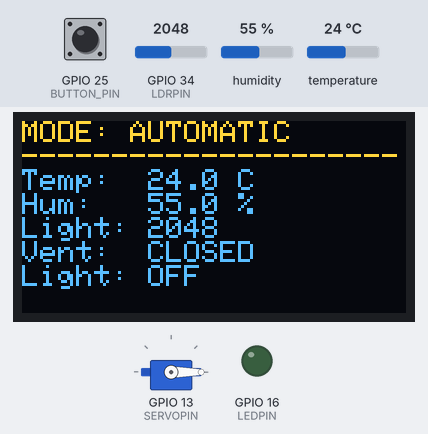
Simulated run of this sketch. Board: ESP32. Shown: servo, 128×64 one-colour display, output pins drawn as LEDs (lit = HIGH). The inputs (shaded band) are chosen by the test bench; at power-on: temperature 24 °C, GPIO 34 (LDRPIN) = 2048, GPIO 25 (BUTTON_PIN) HIGH, humidity 55 %. The OLED is the two-colour kind (top 16 rows yellow); what the sketch prints to the serial monitor is not drawn.

Above: at 3.2 s.
3.3 s: temperature set to 27.3 °C
At 5.4 s:
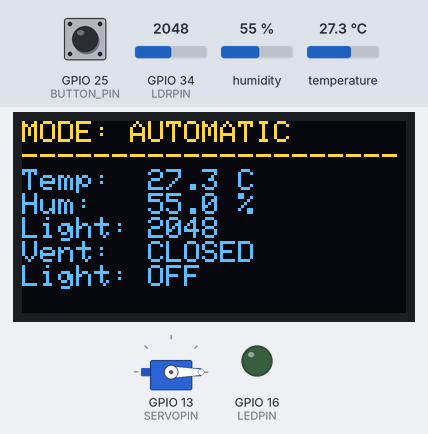
6.0 s: temperature set to 28.4 °C
At 7.5 s:
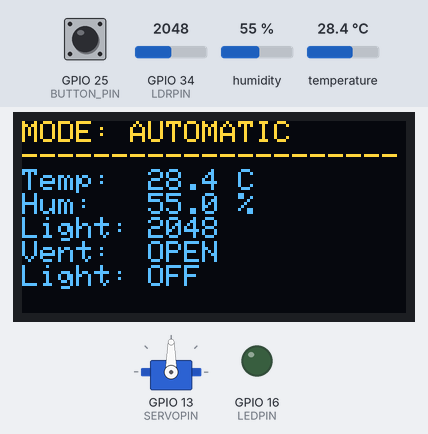
8.5 s: GPIO 34 (LDRPIN) set to 421
At 9.7 s:
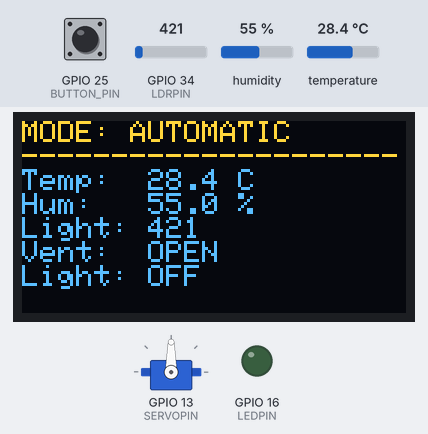
10.0 s: GPIO 34 (LDRPIN) set to 372
At 11.1 s:
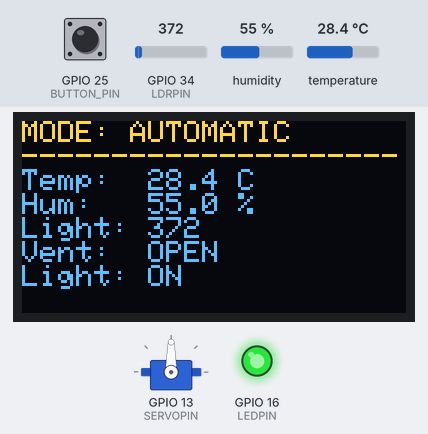
11.5 s: GPIO 25 (BUTTON_PIN) pulled LOW for 0.15 s
At 12.3 s:
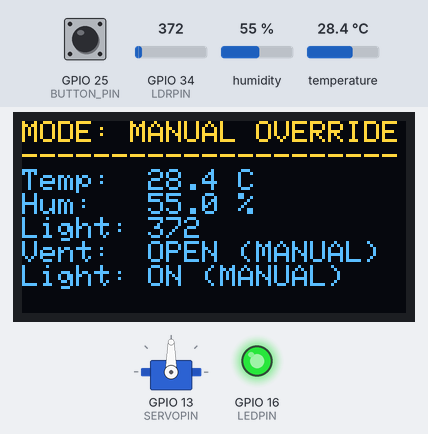
13.1 s: humidity set to 22 %
At 14.6 s:
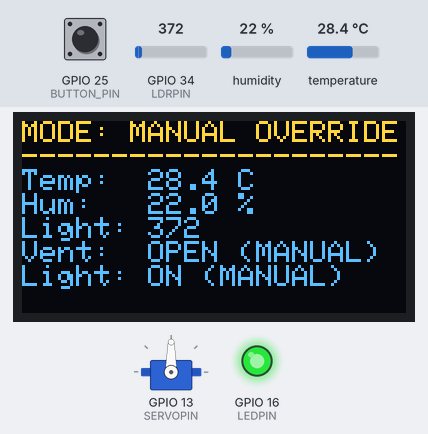
Timing chart, 0 to 16.1 s (numbered marks = the images above; inputs shaded):
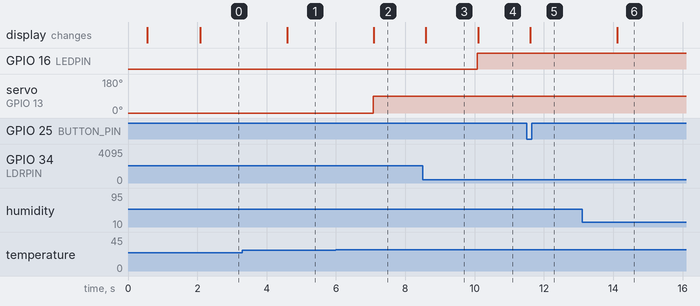

Measured:
- the behaviour switches between 28 and 28.1 °C on temperature (found by bisection; images 1 and 2)
- the behaviour switches between 400 and 399 on GPIO 34 (LDRPIN) (found by bisection; images 3 and 4)
- after the input at 3.3 s, the display: changes after 1.3 s (image 1)
- after the input at 6.0 s, servo on GPIO 13 (SERVOPIN): 0° → 90° after 1.1 s; the display: changes after 1.1 s (image 2)
- after the input at 8.5 s, the display: changes after 0.10 s (image 3)
- after the input at 10.0 s, GPIO 16 (LEDPIN): LOW → HIGH after 0.07 s; the display: changes after 0.10 s (image 4)
- after the input at 11.5 s, the display: changes after 0.10 s (image 5)
- after the input at 13.1 s, the display: changes after 1.0 s (image 6)

The sketch:

automated-greenhouse-nursery-system.ino
```cpp
#include <Wire.h>
#include <Adafruit_GFX.h>
#include <Adafruit_SSD1306.h>
#include <DHT.h>
#include <ESP32Servo.h>

// Screen Dimensions
#define SCREEN_WIDTH 128
#define SCREEN_HEIGHT 64
#define OLED_RESET    -1

// Initialize I2C SSD1306 Display
Adafruit_SSD1306 display(SCREEN_WIDTH, SCREEN_HEIGHT, &Wire, OLED_RESET);

// Hardware Pin Definitions
#define DHTPIN        4       // DHT22 Data
#define DHTTYPE       DHT22
#define LDRPIN        34      // LDR Analog Input
#define LEDPIN        16      // Grow Light LED
#define SERVOPIN      13      // Vent Servo Motor
#define BUTTON_PIN    25      // Override Button Pin

// Thresholds
#define TEMP_THRESHOLD  28.0  // Vent opens if Temp > 28.0°C
#define LIGHT_THRESHOLD 400  // Grow light turns ON if Light < 400

DHT dht(DHTPIN, DHTTYPE);
Servo ventServo;

// State Variables
bool manualMode = false;
bool lastButtonState = HIGH;
unsigned long lastDebounceTime = 0;
const unsigned long debounceDelay = 50;
unsigned long lastSensorReadTime = 0;

void setup() {
  Serial.begin(115200);
  delay(500);

  // Hardware I2C Pins (SDA = 21, SCL = 22)
  Wire.begin(21, 22);

  // Peripherals
  pinMode(LEDPIN, OUTPUT);
  pinMode(LDRPIN, INPUT);
  pinMode(BUTTON_PIN, INPUT_PULLUP); // Button reads LOW when pressed

  dht.begin();

  // Attach Servo with pulse width calibration specifically for SG90
  ESP32PWM::allocateTimer(0);
  ventServo.setPeriodHertz(50);          // Standard 50Hz PWM frequency
  ventServo.attach(SERVOPIN, 500, 2400); // 500us - 2400us range for SG90
  ventServo.write(0);                    // Initial position (Closed)

  // Initialize OLED
  if (!display.begin(SSD1306_SWITCHCAPVCC, 0x3C)) {
    if (!display.begin(SSD1306_SWITCHCAPVCC, 0x3D)) {
      Serial.println(F("OLED initialization failed!"));
    }
  }

  display.clearDisplay();
  display.setTextColor(SSD1306_WHITE);
  display.setTextSize(1);
  display.setCursor(0, 10);
  display.println(" Greenhouse Nursery System ");
  display.println(" Mode: AUTO ");
  display.display();
  delay(1500);
}

void loop() {
  // 1. Instant Button Check (Debounced)
  int reading = digitalRead(BUTTON_PIN);

  if (reading != lastButtonState) {
    lastDebounceTime = millis();
  }

  if ((millis() - lastDebounceTime) > debounceDelay) {
    static bool buttonState = HIGH;
    if (reading != buttonState) {
      buttonState = reading;

      // Button press detected (Transition from HIGH to LOW)
      if (buttonState == LOW) {
        manualMode = !manualMode; // Toggle mode
        Serial.println("====================================");
        Serial.print("MODE CHANGED TO: ");
        Serial.println(manualMode ? "MANUAL OVERRIDE" : "AUTOMATIC");
        Serial.println("====================================");
      }
    }
  }
  lastButtonState = reading;

  // 2. Control Logic & Display Update (Runs smoothly every 500ms)
  if (millis() - lastSensorReadTime > 500) {
    lastSensorReadTime = millis();

    float temp = dht.readTemperature();
    float hum = dht.readHumidity();
    int lightVal = analogRead(LDRPIN);

    if (isnan(temp) || isnan(hum)) {
      temp = 25.0;
      hum = 50.0;
    }

    bool ventOpen = false;
    bool growLightOn = false;

    if (manualMode) {
      // --- MANUAL OVERRIDE MODE ---
      digitalWrite(LEDPIN, HIGH);
      growLightOn = true;

      ventServo.write(90);
      ventOpen = true;

    } else {
      // --- AUTOMATIC MODE ---
      if (temp > TEMP_THRESHOLD) {
        ventServo.write(90);
        ventOpen = true;
      } else {
        ventServo.write(0);
        ventOpen = false;
      }

      if (lightVal < LIGHT_THRESHOLD) {
        digitalWrite(LEDPIN, HIGH);
        growLightOn = true;
      } else {
        digitalWrite(LEDPIN, LOW);
        growLightOn = false;
      }
    }

    // Serial Diagnostics
    Serial.print("Mode: "); Serial.print(manualMode ? "[MANUAL]" : "[AUTO]"); Serial.print(" | ");
    Serial.print("Temp: "); Serial.print(temp, 1); Serial.print("C | ");
    Serial.print("Light: "); Serial.print(lightVal); Serial.print(" | ");
    Serial.print("Vent: "); Serial.print(ventOpen ? "OPEN" : "CLOSED"); Serial.print(" | ");
    Serial.print("Light: "); Serial.println(growLightOn ? "ON" : "OFF");

    // OLED Screen Update
    display.clearDisplay();
    display.setTextSize(1);
    display.setCursor(0, 0);

    if (manualMode) {
      display.println("MODE: MANUAL OVERRIDE");
    } else {
      display.println("MODE: AUTOMATIC");
    }
    display.println("---------------------");
    display.print("Temp:  "); display.print(temp, 1); display.println(" C");
    display.print("Hum:   "); display.print(hum, 1); display.println(" %");
    display.print("Light: "); display.println(lightVal);

    // Dynamic Display Logic for Vent Status
    display.print("Vent:  ");
    if (manualMode) {
      display.println("OPEN (MANUAL)");
    } else {
      display.println(ventOpen ? "OPEN" : "CLOSED");
    }

    // Dynamic Display Logic for Light Status
    display.print("Light: ");
    if (manualMode) {
      display.println("ON (MANUAL)");
    } else {
      display.println(growLightOn ? "ON" : "OFF");
    }

    display.display();
  }
}
```
